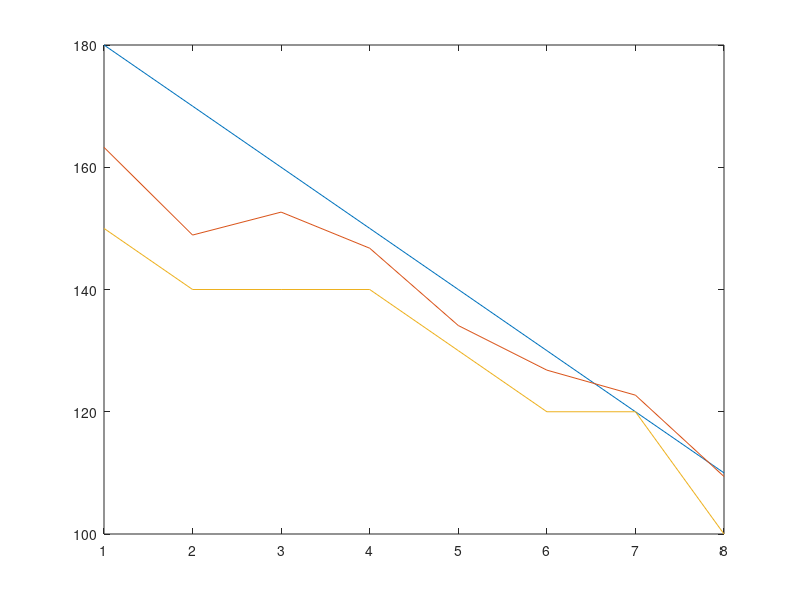

This chart was generated by the following MATLAB code:

angle =[  126.1543   77.2627   82.2244   63.6487   72.0619   74.0911   78.1620   80.6904 85.5234   95.5893   95.6900  102.8289  110.7284  120.2575  122.4616  126.0332];





angle_HMM = [    60    70    80    60    70    70    70    80    80    90    90   100   100   110 120   120];



angle_meas = [40 45 50 55 60 65 70 75 80 85 90 95 100 105 110 115];

x = [ 1 2 3 4 5 6 7 8 9 10 11 12 13 14 15 16];

plot(x, angle_meas, x, angle, x, angle_HMM)

%



tension = [ 163.2576  148.9080  152.6630  146.7539  134.1084  126.8103  122.7149  109.4028];




tension_HMM = [ 150   140   140   140   130   120   120   100];
 tension_meas = [180 170 160 150 140 130 120 110 ]

x_2 = [ 1 2 3 4 5 6 7 8 ]

plot(x_2, tension_meas, x_2, tension, x_2, tension_HMM)


